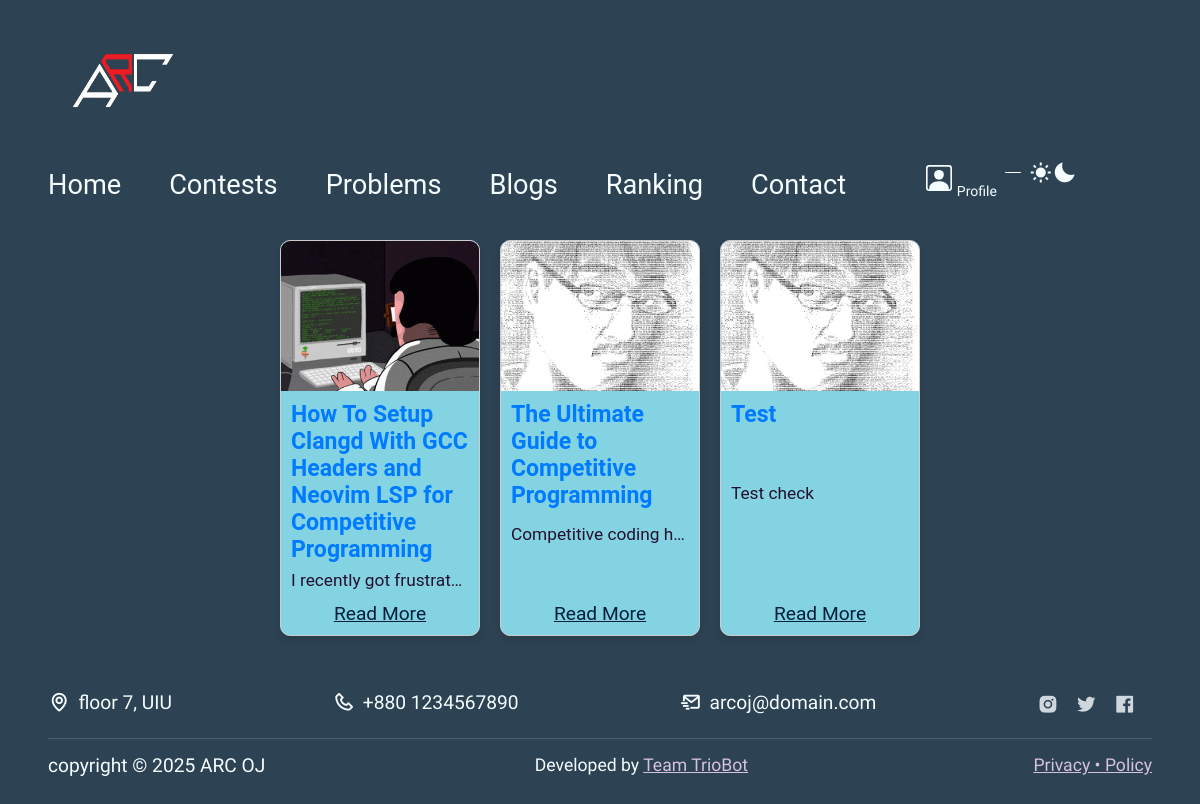
Page /blog_page/blog_page.php on the committed database.
### tables this page shows
CREATE TABLE `blog` (
  `blog_id` int(11) NOT NULL,
  `title` text NOT NULL,
  `description` text NOT NULL,
  `image` text NOT NULL
);

### blog_page/blog_page.php (the view, shortened to what this page needs)
<!DOCTYPE html>
<html lang="en">
  <head>
    <head>
      <link rel="stylesheet" href="style.css">
    </head>
    <body>
      <header class="container">
      <img src="../arc-removebg-preview.png" alt="ArcOJ" class="logo clr-transition" style="height:100px; width:150px;">
        <nav class="navbar">
          <ul class="nav-items" style="font-family: 'Roboto', sans-serif; font-size: 24px;">
            <li class="nav-item"><a href="../landing.php" class="nav-link clr-transition">Home</a></li>
            <li class="nav-item"><a href="../contest_page/contest_page.php" class="nav-link clr-transition">Contests</a></li>
            <li class="nav-item"><a href="../problem_list/problem_list.php" class="nav-link clr-transition">Problems</a></li>
            <li class="nav-item"><a href="../blog_page/blog_page.php" class="nav-link">Blogs</a></li>
            <li class="nav-item"><a href="../ranking_page/ranking_page.php" class="nav-link">Ranking</a></li>
            <li class="nav-item"><a href="../landing.php" class="nav-link clr-transition">Contact</a></li>
          </ul>
          <div class="social-links">
            <ul>
            <li class="profile">
                  <a href="../profile\profile.php">
                    <span>Profile</span>
                </a>
            </li>
            </ul>
            <div class="theme-togglers">
              <i class='bx bxs-sun theme-toggler clr-transition'></i>
              <i class='bx bxs-moon theme-toggler clr-transition'></i>
            </div>
          </div>
        </nav>
      </header>
      <main id="hero" class="main">
      <div class="blog-container" style="font-family: 'Roboto', sans-serif;">
      <?php
    require '../db_connect/db_connection.php';
    $sql = "SELECT * FROM blog";
    $result = $conn->query($sql);
    while ($row = $result->fetch_assoc()) {
    ?>
          <div class="blog-card" id="blog<?php echo htmlspecialchars($row['blog_id']); ?>">
              <div class="blog-image-container">
                  <img src="<?php echo htmlspecialchars($row['image']); ?>" alt="Blog 1 Image" class="blog-image">
              </div>
              <div class="blog-content">
                  <h2><?php echo htmlspecialchars($row['title']); ?></h2>
                  <p class="blog-excerpt"><?php echo htmlspecialchars($row['description']); ?></p>
                  <button class="read-more-btn"  onclick="openModal('blog<?php echo htmlspecialchars($row['blog_id']); ?>')">Read More</button>
              </div>
          </div>
<?php
}
?>
      </div>
      </main>
      <footer id="contact" class="footer container">
      <div class="other-footer-infos-container">
          <span class="footer-info"><i class="bx bx-map"></i> floor 7, UIU</span>
          <span class="footer-info"><i class="bx bx-phone"></i> +880 1234567890</span>
          <span class="footer-info"><i class="bx bx-mail-send"></i> arcoj@domain.com</span>
          <div class="footer-social-links">
            <ul>
              <li><i class='bx bxl-instagram-alt nav-icon clr-transition'></i></li>
              <li><i class='bx bxl-twitter nav-icon clr-transition'></i></li>
              <li><i class='bx bxl-facebook-square nav-icon clr-transition'></i></li>
            </ul>
          </div>
        </div>
        <div class="lower-footer">
          <span class="lower-footer-elt copy">copyright © 2025 ARC OJ</span>
          <span class="lower-footer-elt developer">Developed by <a href="https://github.com/SakhawatHossain" class="developerportfoliolink" title="developer portfolio link">Team TrioBot</a></span>
          <span class="lower-footer-elt policy"><a href="#" class="policy-link">Privacy • Policy</a></span>
        </div>
      </footer>
      <link href='https://unpkg.com/boxicons@2.1.1/css/boxicons.min.css' rel='stylesheet'>
    </body>
</html>

### rows in the picture
blog: image (picture), title "How To Setup Clangd With GCC Headers and Neovim LSP for Competitive Programming", description "I recently got frustrat…"
blog: image (picture), title "The Ultimate Guide to Competitive Programming", description "Competitive coding h…"
blog: image (picture), title "Test", description "Test check"
